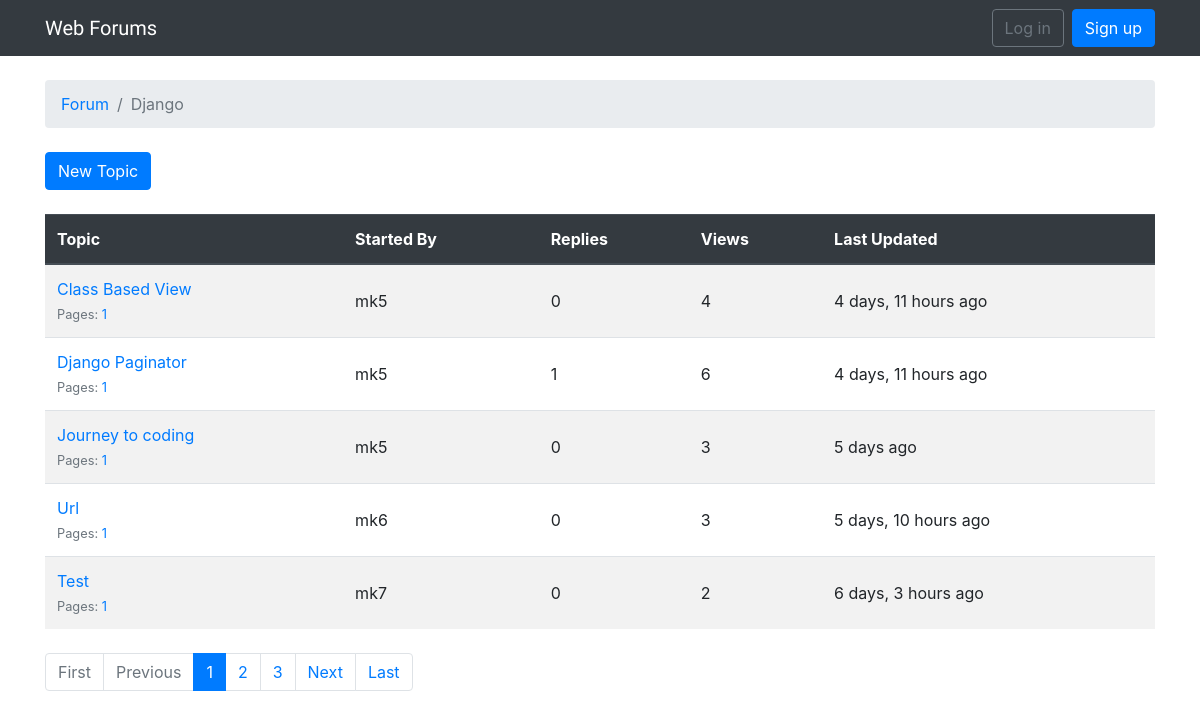
Page /webforum/forums/1/ on the earlier database version.
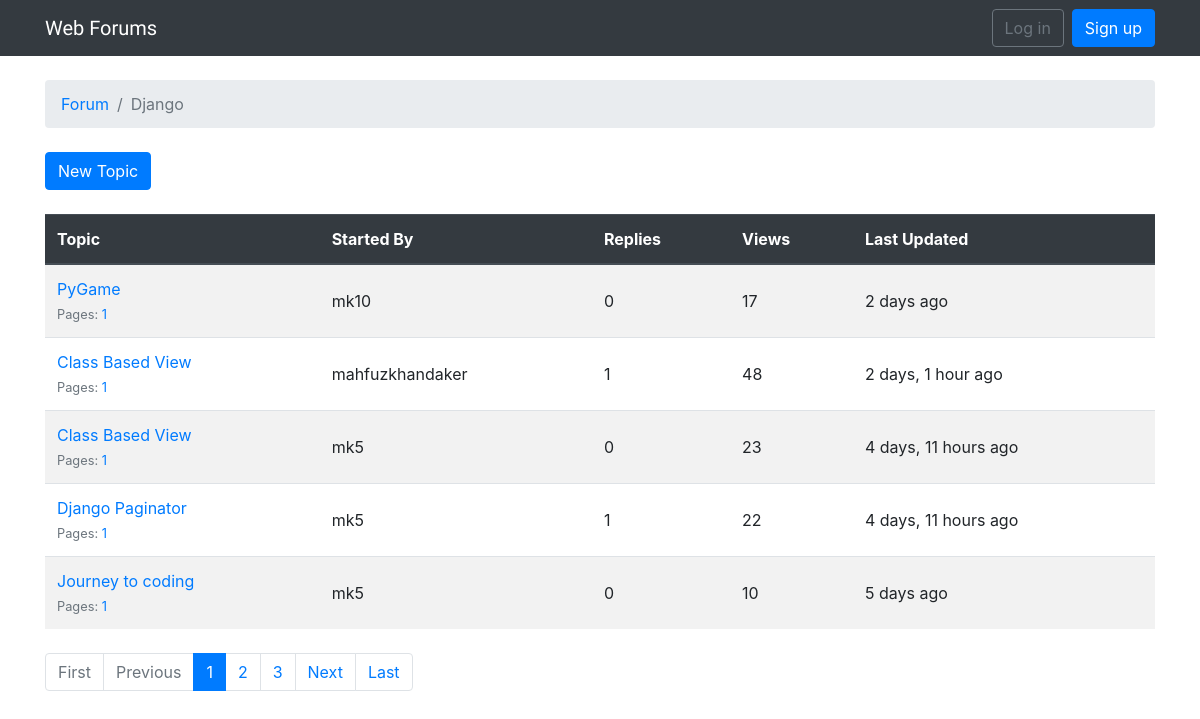
Same page on the later database version.
### webforum/models.py (models this page shows, shortened)
class Topic(models.Model):
    subject = models.CharField(max_length=250)
    last_updated = models.DateTimeField(auto_now_add=True)
    forum = models.ForeignKey(Forum, on_delete=models.CASCADE, related_name='topics')
    started_by = models.ForeignKey(User, on_delete=models.CASCADE, related_name='topics')
    views = models.PositiveIntegerField(default=0)
    def get_page_count(self):
        count = self.posts.count()
        pages = count / 20
        return math.ceil(pages)
    def has_many_pages(self, count=None):
        if count is None:
            count = self.get_page_count()
        return count > 6
    def get_page_range(self):
        count = self.get_page_count()
        if self.has_many_pages(count):
            return range(1, 5)
        return range(1, count + 1)

### webforum/views.py (the view)
# urls.py: path('forums/<int:pk>/', views.TopicListView.as_view(), name='forum_topics'),
class TopicListView(ListView):
    model = Topic
    context_object_name = 'topics'
    template_name = 'topics.html'
    paginate_by = 5
    def get_context_data(self, **kwargs):
        kwargs['forum'] = self.forum
        return super().get_context_data(**kwargs)
    def get_queryset(self):
        self.forum = get_object_or_404(Forum, pk=self.kwargs.get('pk'))
        queryset = self.forum.topics.order_by('-last_updated').annotate(replies=(Count('posts') -1))
        return queryset

### webforum/templates/topics.html (shortened to what this page needs)
{% extends 'base.html' %}
{% load humanize %}
{% block breadcrumb %}
<li class="breadcrumb-item"><a href="{% url 'home' %}">Forum</a> </li>
<li class="breadcrumb-item active">{{forum.name}}</li>
{% endblock %}
{% block content %}
<div class="mb-4">
    <a href="{% url 'new_topic' forum.pk %}" class="btn btn-primary">New Topic</a>
</div>
<table class="table table-striped mb-4">
    <thead class="thead-inverse thead-dark">
        <tr>
            <th>Topic</th>
            <th>Started By</th>
            <th>Replies</th>
            <th>Views</th>
            <th>Last Updated</th>
        </tr>
    </thead>
    <tbody>
        {% for topic in topics %}
        {% url 'topic_posts' forum.pk topic.pk as topic_url %}
        <tr>
            <td>
              <p class="mb-0">
                <a href="{{ topic_url }}">{{ topic.subject }}</a>
              </p>
              <small class="text-muted">
                Pages:
                {% for i in topic.get_page_range %}
                  <a href="{{ topic_url }}?page={{ i }}">{{ i }}</a>
                {% endfor %}
              </small>
            </td>
            <td class="align-middle">{{ topic.started_by.username }}</td>
            <td class="align-middle">{{ topic.replies }}</td>
            <td class="align-middle">{{ topic.views }}</td>
            <td class="align-middle">{{ topic.last_updated|naturaltime }}</td>
          </tr>
        {% endfor %}
    </tbody>
</table>
{% include 'includes/pagination.html' %}
{% endblock %}

Differences in the rows shown:
no longer on this page (row edited): Topic: subject "Url", get_page_range "1", started_by.username "mk6", replies "0", views "3", last_updated "5 days, 10 hours ago"
no longer on this page (row unchanged): Topic: subject "Test", get_page_range "1", started_by.username "mk7", replies "0", views "2", last_updated "6 days, 3 hours ago"
added Topic: subject "PyGame", get_page_range "1", started_by.username "mk10", replies "0", views "17", last_updated "2 days ago"
added Topic: subject "Class Based View", get_page_range "1", started_by.username "mahfuzkhandaker", replies "1", views "48", last_updated "2 days, 1 hour ago"
changed Topic (number 3 of 5 on the later page): views "4" → "23"
changed Topic "Django Paginator": views "6" → "22"
changed Topic "Journey to coding": views "3" → "10"
